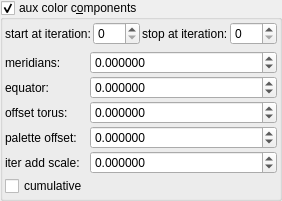
    <widget class="MyGroupBox" name="groupCheck_fold_color_aux_color_enabled">
     <property name="title">
      <string>aux color c&amp;omponents</string>
     </property>
     <property name="checkable">
      <bool>true</bool>
     </property>
     <layout class="QVBoxLayout" name="verticalLayout_12">
      <property name="leftMargin">
       <number>2</number>
      </property>
      <property name="topMargin">
       <number>2</number>
      </property>
      <property name="rightMargin">
       <number>2</number>
      </property>
      <property name="bottomMargin">
       <number>2</number>
      </property>
      <item>
       <layout class="QGridLayout" name="gridLayout_21" columnstretch="0,0,0,0">
        <property name="spacing">
         <number>2</number>
        </property>
        <item row="0" column="1">
         <widget class="MySpinBox" name="spinboxInt_fold_color_start_iterations_A">
          <property name="sizePolicy">
           <sizepolicy hsizetype="Minimum" vsizetype="Maximum">
            <horstretch>0</horstretch>
            <verstretch>0</verstretch>
           </sizepolicy>
          </property>
          <property name="maximum">
           <number>999</number>
          </property>
         </widget>
        </item>
        <item row="0" column="3">
         <widget class="MySpinBox" name="spinboxInt_fold_color_stop_iterations_A">
          <property name="sizePolicy">
           <sizepolicy hsizetype="Minimum" vsizetype="Maximum">
            <horstretch>0</horstretch>
            <verstretch>0</verstretch>
           </sizepolicy>
          </property>
          <property name="maximum">
           <number>999</number>
          </property>
         </widget>
        </item>
        <item row="0" column="2">
         <widget class="QLabel" name="label_275">
          <property name="text">
           <string>stop at iteration:</string>
          </property>
         </widget>
        </item>
        <item row="0" column="0">
         <widget class="QLabel" name="label_276">
          <property name="text">
           <string>start at iteration:</string>
          </property>
         </widget>
        </item>
       </layout>
      </item>
      <item>
       <layout class="QGridLayout" name="gridLayout_22" columnstretch="0,1">
        <property name="spacing">
         <number>2</number>
        </property>
        <item row="3" column="0">
         <widget class="QLabel" name="label_64">
          <property name="text">
           <string>palette offset:</string>
          </property>
         </widget>
        </item>
        <item row="2" column="0">
         <widget class="QLabel" name="label_63">
          <property name="text">
           <string>offset torus:</string>
          </property>
         </widget>
        </item>
        <item row="5" column="0">
         <widget class="MyCheckBox" name="checkBox_fold_color_aux_color_enabled_false">
          <property name="enabled">
           <bool>true</bool>
          </property>
          <property name="font">
           <font>
            <weight>50</weight>
            <bold>false</bold>
           </font>
          </property>
          <property name="text">
           <string>cumulative</string>
          </property>
         </widget>
        </item>
        <item row="2" column="1">
         <widget class="MyDoubleSpinBox" name="spinbox4_fold_color_difs_0000_z">
          <property name="sizePolicy">
           <sizepolicy hsizetype="Minimum" vsizetype="Maximum">
            <horstretch>0</horstretch>
            <verstretch>0</verstretch>
           </sizepolicy>
          </property>
          <property name="prefix">
           <string/>
          </property>
          <property name="suffix">
           <string/>
          </property>
          <property name="decimals">
           <number>6</number>
          </property>
          <property name="minimum">
           <double>-100.000000000000000</double>
          </property>
          <property name="maximum">
           <double>100.000000000000000</double>
          </property>
          <property name="singleStep">
           <double>0.100000000000000</double>
          </property>
         </widget>
        </item>
        <item row="0" column="0">
         <widget class="QLabel" name="label_271">
          <property name="text">
           <string>meridians:</string>
          </property>
         </widget>
        </item>
        <item row="1" column="0">
         <widget class="QLabel" name="label_62">
          <property name="text">
           <string>equator:</string>
          </property>
         </widget>
        </item>
        <item row="1" column="1">
         <widget class="MyDoubleSpinBox" name="spinbox4_fold_color_difs_0000_y">
          <property name="sizePolicy">
           <sizepolicy hsizetype="Minimum" vsizetype="Maximum">
            <horstretch>0</horstretch>
            <verstretch>0</verstretch>
           </sizepolicy>
          </property>
          <property name="prefix">
           <string/>
          </property>
          <property name="suffix">
           <string/>
          </property>
          <property name="decimals">
           <number>6</number>
          </property>
          <property name="minimum">
           <double>-100.000000000000000</double>
          </property>
          <property name="maximum">
           <double>100.000000000000000</double>
          </property>
          <property name="singleStep">
           <double>0.100000000000000</double>
          </property>
         </widget>
        </item>
        <item row="3" column="1">
         <widget class="MyDoubleSpinBox" name="spinbox4_fold_color_difs_0000_w">
          <property name="sizePolicy">
           <sizepolicy hsizetype="Minimum" vsizetype="Maximum">
            <horstretch>0</horstretch>
            <verstretch>0</verstretch>
           </sizepolicy>
          </property>
          <property name="prefix">
           <string/>
          </property>
          <property name="suffix">
           <string/>
          </property>
          <property name="decimals">
           <number>6</number>
          </property>
          <property name="minimum">
           <double>-100.000000000000000</double>
          </property>
          <property name="maximum">
           <double>100.000000000000000</double>
          </property>
          <property name="singleStep">
           <double>0.100000000000000</double>
          </property>
         </widget>
        </item>
        <item row="0" column="1">
         <widget class="MyDoubleSpinBox" name="spinbox4_fold_color_difs_0000_x">
          <property name="sizePolicy">
           <sizepolicy hsizetype="Minimum" vsizetype="Maximum">
            <horstretch>0</horstretch>
            <verstretch>0</verstretch>
           </sizepolicy>
          </property>
          <property name="prefix">
           <string/>
          </property>
          <property name="suffix">
           <string/>
          </property>
          <property name="decimals">
           <number>6</number>
          </property>
          <property name="minimum">
           <double>-100.000000000000000</double>
          </property>
          <property name="maximum">
           <double>100.000000000000000</double>
          </property>
          <property name="singleStep">
           <double>0.100000000000000</double>
          </property>
         </widget>
        </item>
        <item row="4" column="0">
         <widget class="QLabel" name="label_65">
          <property name="text">
           <string>iter add scale:</string>
          </property>
         </widget>
        </item>
        <item row="4" column="1">
         <widget class="MyDoubleSpinBox" name="spinbox_fold_color_difs0">
          <property name="sizePolicy">
           <sizepolicy hsizetype="Minimum" vsizetype="Maximum">
            <horstretch>0</horstretch>
            <verstretch>0</verstretch>
           </sizepolicy>
          </property>
          <property name="prefix">
           <string/>
          </property>
          <property name="suffix">
           <string/>
          </property>
          <property name="decimals">
           <number>6</number>
          </property>
          <property name="minimum">
           <double>-100.000000000000000</double>
          </property>
          <property name="maximum">
           <double>100.000000000000000</double>
          </property>
          <property name="singleStep">
           <double>0.100000000000000</double>
          </property>
         </widget>
        </item>
       </layout>
      </item>
     </layout>
    </widget>
